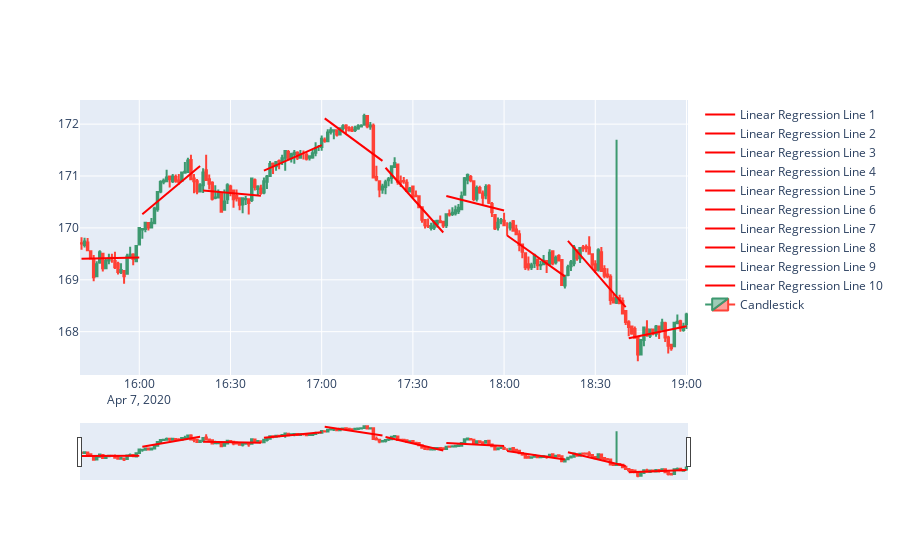

The notebook cell saved with this chart:
### Code cell
# Loop through each segment and plot linear regression line
for i in range(num_segments):
    start_index = i * num_bars_segment
    end_index = min((i + 1) * num_bars_segment, len(df))

    # Subset of data for the current segment
    X_segment = X[start_index:end_index]
    y_segment = y[start_index:end_index]

    # Creating a linear regression model for the segment
    model = LinearRegression()
    model.fit(X_segment, y_segment)
    y_pred_segment = model.predict(X_segment)

    # Creating a trace for the linear regression line
    linear_regression_trace = go.Scatter(x=df['DATE'][start_index:end_index], y=y_pred_segment,
                                        mode='lines', name=f'Linear Regression Line {i + 1}', line=dict(color='red'))

    # Adding the linear regression trace to the figure
    fig.add_trace(linear_regression_trace)

# Creating the candlestick trace
candlestick_trace = go.Candlestick(x=df['DATE'], open=df['OPEN'], high=df['HIGHT'], low=df['LOW'], close=df['CLOSE'], name='Candlestick')

# Adding the candlestick trace to the figure
fig.add_trace(candlestick_trace)

# Display the figure
fig.show()
